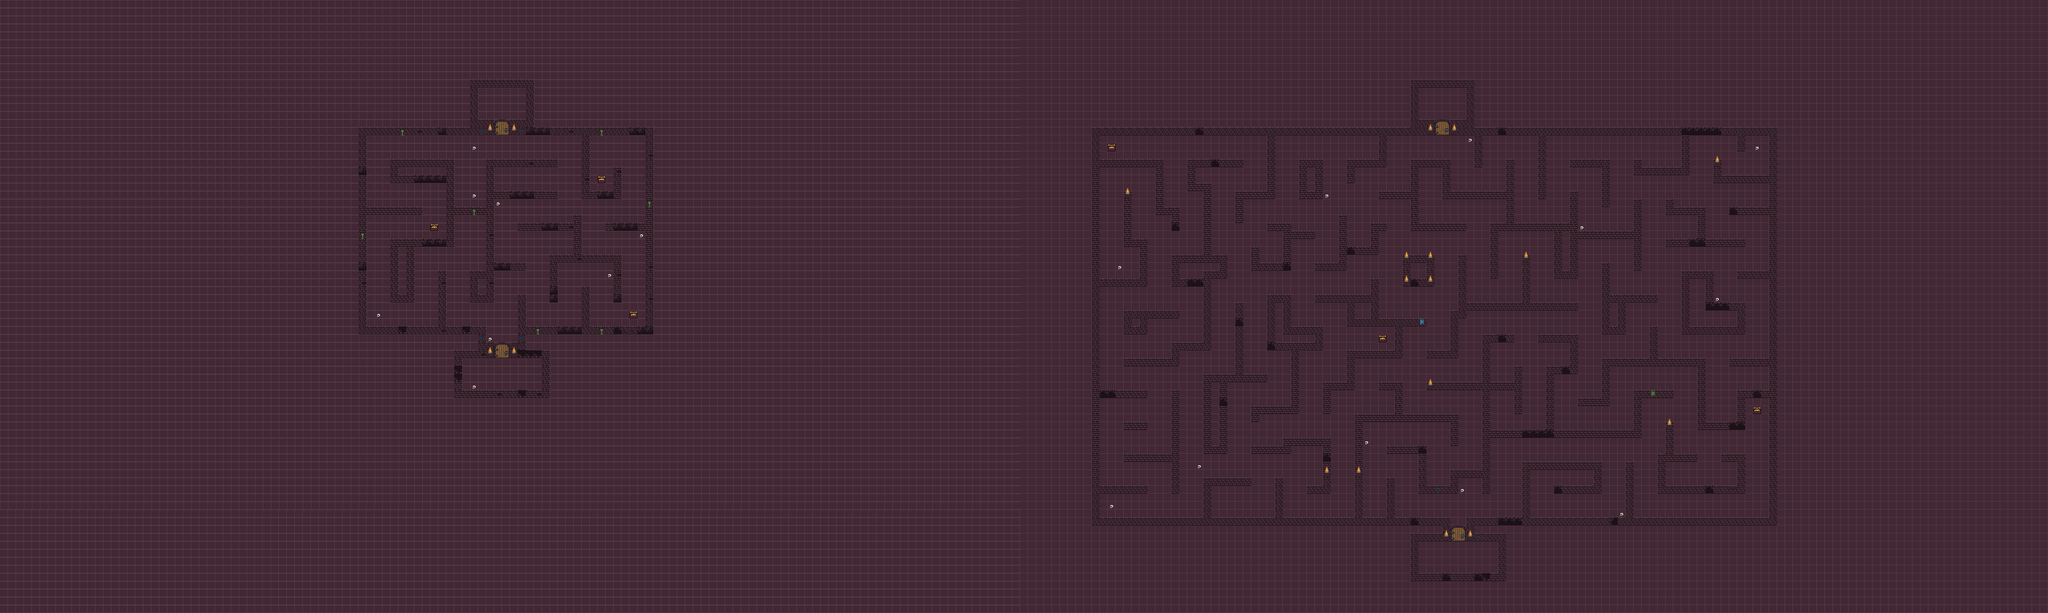

A level layout from a 2D game, rendered from its tile map. Below: a short description, then the map file with tile-grid data replaced by summaries:
An orthogonal 257x77 tile map with 16x16 px tiles, 6 tile layers (bottom, top, startdoor, enddoor, ...).

<map version="1.10" tiledversion="1.10.0" orientation="orthogonal" renderorder="right-down" width="257" height="77" tilewidth="16" tileheight="16" infinite="0" nextlayerid="9" nextobjectid="1">
 <tileset firstgid="1" name="tileset" tilewidth="16" tileheight="16" tilecount="512" columns="32">
  <image source="main_tileset/0x72_16x16DungeonTileset.v5.png" width="512" height="256" />
 </tileset>
 <layer id="1" name="bottom" width="257" height="77">
  <data>[19789 cells, 19789 non-empty, 4 distinct tile ids]</data>
 </layer>
 <layer id="2" name="top" width="257" height="77">
  <data>[19789 cells, 1543 non-empty, 7 distinct tile ids]</data>
 </layer>
 <layer id="4" name="startdoor" width="257" height="77">
  <data>[19789 cells, 8 non-empty, 4 distinct tile ids]</data>
 </layer>
 <layer id="5" name="enddoor" width="257" height="77">
  <data>[19789 cells, 8 non-empty, 4 distinct tile ids]</data>
 </layer>
 <layer id="6" name="keys" width="257" height="77">
  <data>[19789 cells, 6 non-empty, 1 distinct tile ids]</data>
 </layer>
 <layer id="3" name="decorations" width="257" height="77">
  <data>[19789 cells, 154 non-empty, 12 distinct tile ids]</data>
 </layer>
</map>
